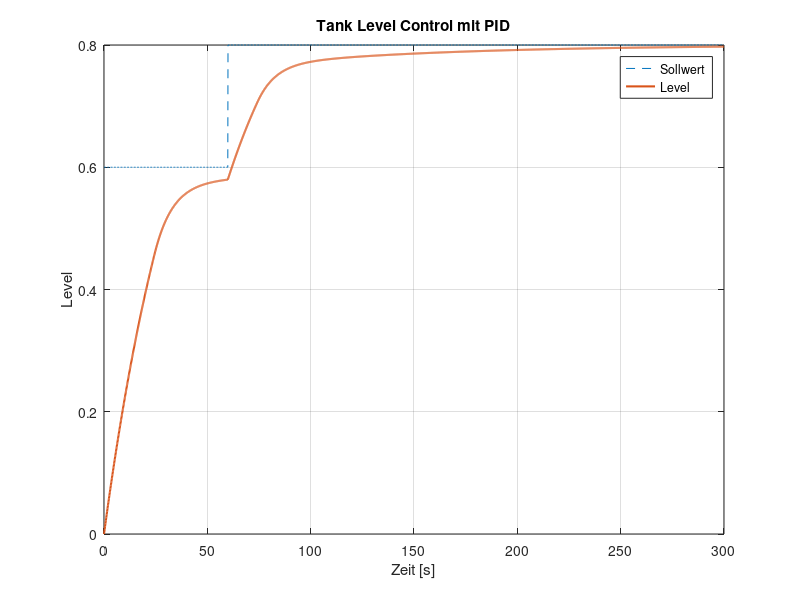
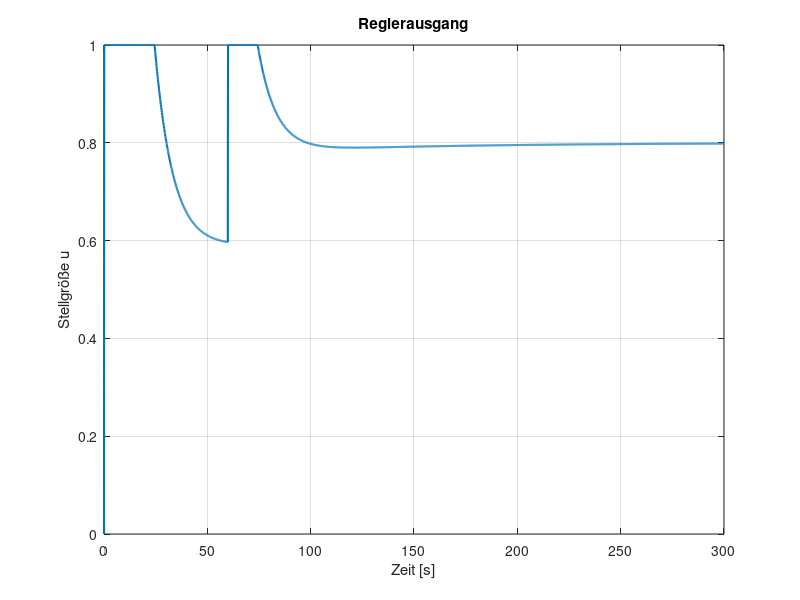

Recreate these plots in MATLAB, in order.

clear; clc;

Ts = 0.1;
Tend = 300;
t = 0:Ts:Tend;

K = 1.0;
tau = 40.0;

Kp = 4.0;
Ki = 0.05;
Kd = 0.0;

r = 0.6*ones(size(t));
r(t >= 60) = 0.8;

u_min = 0.0; u_max = 1.0;

h = zeros(size(t));
u = zeros(size(t));
e = zeros(size(t));

I = 0;
e_prev = 0;

for k = 2:length(t)

    e(k) = r(k) - h(k-1);

    P = Kp * e(k);
    I = I + Ki * Ts * e(k);
    D = Kd * (e(k) - e_prev) / Ts;

    u_unsat = P + I + D;

    u(k) = min(max(u_unsat, u_min), u_max);

    dh = (K*u(k) - h(k-1)) / tau;
    h(k) = h(k-1) + Ts * dh;

    e_prev = e(k);
end

figure;
plot(t, r, '--', t, h, 'LineWidth',1.5);
grid on;
xlabel('Zeit [s]');
ylabel('Level');
legend('Sollwert','Level');
title('Tank Level Control mit PID');

figure;
plot(t, u, 'LineWidth',1.5);
grid on;
xlabel('Zeit [s]');
ylabel('Stellgröße u');
title('Reglerausgang');
